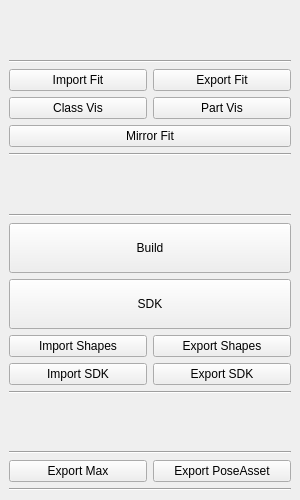
<?xml version="1.0" encoding="UTF-8"?>
<ui version="4.0">
 <class>QtFacialMain_UI</class>
 <widget class="QMainWindow" name="QtFacialMain_UI">
  <property name="geometry">
   <rect>
    <x>0</x>
    <y>0</y>
    <width>300</width>
    <height>500</height>
   </rect>
  </property>
  <property name="minimumSize">
   <size>
    <width>300</width>
    <height>500</height>
   </size>
  </property>
  <property name="maximumSize">
   <size>
    <width>16777215</width>
    <height>16777215</height>
   </size>
  </property>
  <property name="focusPolicy">
   <enum>Qt::NoFocus</enum>
  </property>
  <property name="windowTitle">
   <string>Facial Rig</string>
  </property>
  <widget class="QWidget" name="centralwidget">
   <layout class="QVBoxLayout" name="verticalLayout">
    <item>
     <spacer name="verticalSpacer_3">
      <property name="orientation">
       <enum>Qt::Vertical</enum>
      </property>
      <property name="sizeHint" stdset="0">
       <size>
        <width>20</width>
        <height>40</height>
       </size>
      </property>
     </spacer>
    </item>
    <item>
     <widget class="Line" name="line_2">
      <property name="orientation">
       <enum>Qt::Horizontal</enum>
      </property>
     </widget>
    </item>
    <item>
     <layout class="QHBoxLayout" name="horizontalLayout_2">
      <item>
       <widget class="QPushButton" name="bt_importFit">
        <property name="text">
         <string>Import Fit</string>
        </property>
       </widget>
      </item>
      <item>
       <widget class="QPushButton" name="bt_exportFit">
        <property name="text">
         <string>Export Fit</string>
        </property>
       </widget>
      </item>
     </layout>
    </item>
    <item>
     <layout class="QHBoxLayout" name="horizontalLayout_3">
      <item>
       <widget class="QPushButton" name="bt_visClass">
        <property name="text">
         <string>Class Vis</string>
        </property>
       </widget>
      </item>
      <item>
       <widget class="QPushButton" name="bt_visPart">
        <property name="text">
         <string>Part Vis</string>
        </property>
       </widget>
      </item>
     </layout>
    </item>
    <item>
     <widget class="QPushButton" name="bt_mirror">
      <property name="text">
       <string>Mirror Fit</string>
      </property>
     </widget>
    </item>
    <item>
     <widget class="Line" name="line">
      <property name="orientation">
       <enum>Qt::Horizontal</enum>
      </property>
     </widget>
    </item>
    <item>
     <spacer name="verticalSpacer">
      <property name="orientation">
       <enum>Qt::Vertical</enum>
      </property>
      <property name="sizeHint" stdset="0">
       <size>
        <width>20</width>
        <height>40</height>
       </size>
      </property>
     </spacer>
    </item>
    <item>
     <widget class="Line" name="line_3">
      <property name="orientation">
       <enum>Qt::Horizontal</enum>
      </property>
     </widget>
    </item>
    <item>
     <widget class="QPushButton" name="bt_build">
      <property name="minimumSize">
       <size>
        <width>0</width>
        <height>50</height>
       </size>
      </property>
      <property name="text">
       <string>Build</string>
      </property>
     </widget>
    </item>
    <item>
     <widget class="QPushButton" name="bt_sdk">
      <property name="minimumSize">
       <size>
        <width>0</width>
        <height>50</height>
       </size>
      </property>
      <property name="text">
       <string>SDK</string>
      </property>
     </widget>
    </item>
    <item>
     <layout class="QHBoxLayout" name="horizontalLayout_4">
      <item>
       <widget class="QPushButton" name="bt_importShape">
        <property name="text">
         <string>Import Shapes</string>
        </property>
       </widget>
      </item>
      <item>
       <widget class="QPushButton" name="bt_exportShape">
        <property name="text">
         <string>Export Shapes</string>
        </property>
       </widget>
      </item>
     </layout>
    </item>
    <item>
     <layout class="QHBoxLayout" name="horizontalLayout_5">
      <item>
       <widget class="QPushButton" name="bt_importSDK">
        <property name="text">
         <string>Import SDK</string>
        </property>
       </widget>
      </item>
      <item>
       <widget class="QPushButton" name="bt_exportSDK">
        <property name="text">
         <string>Export SDK</string>
        </property>
       </widget>
      </item>
     </layout>
    </item>
    <item>
     <widget class="Line" name="line_4">
      <property name="lineWidth">
       <number>1</number>
      </property>
      <property name="orientation">
       <enum>Qt::Horizontal</enum>
      </property>
     </widget>
    </item>
    <item>
     <spacer name="verticalSpacer_2">
      <property name="orientation">
       <enum>Qt::Vertical</enum>
      </property>
      <property name="sizeHint" stdset="0">
       <size>
        <width>20</width>
        <height>40</height>
       </size>
      </property>
     </spacer>
    </item>
    <item>
     <widget class="Line" name="line_5">
      <property name="orientation">
       <enum>Qt::Horizontal</enum>
      </property>
     </widget>
    </item>
    <item>
     <layout class="QHBoxLayout" name="horizontalLayout">
      <item>
       <widget class="QPushButton" name="bt_exportMax">
        <property name="text">
         <string>Export Max</string>
        </property>
       </widget>
      </item>
      <item>
       <widget class="QPushButton" name="bt_exportPoseAsset">
        <property name="text">
         <string>Export PoseAsset</string>
        </property>
       </widget>
      </item>
     </layout>
    </item>
    <item>
     <widget class="Line" name="line_6">
      <property name="orientation">
       <enum>Qt::Horizontal</enum>
      </property>
     </widget>
    </item>
   </layout>
  </widget>
 </widget>
 <resources/>
 <connections/>
</ui>
